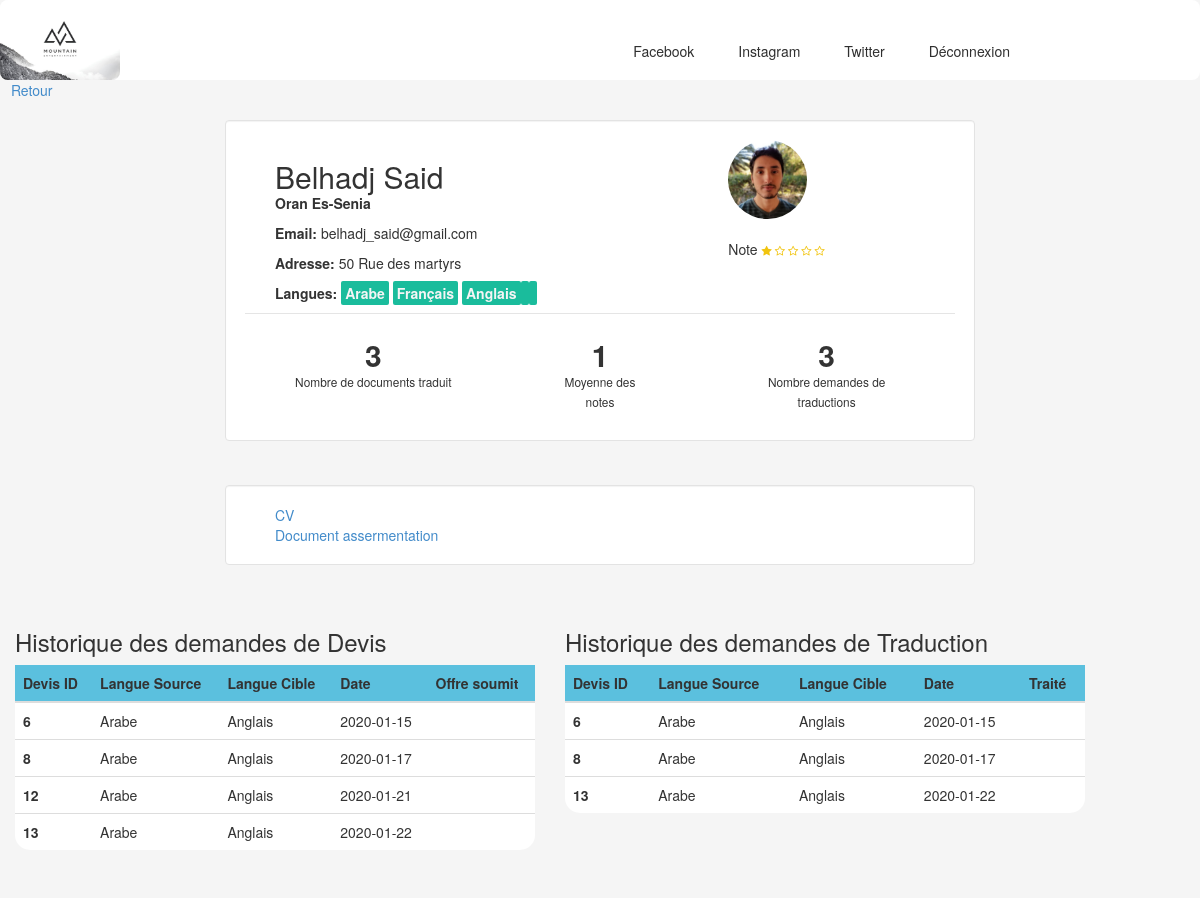
The app's page /admin.php?p=traducteurProfile&id=1 (signed in) with its own data.
### tables this page shows
CREATE TABLE `traducteur` (
  `id` int(11) NOT NULL,
  `email` varchar(255) NOT NULL,
  `password` varchar(255) NOT NULL,
  `firstname` varchar(255) DEFAULT NULL,
  `lastname` varchar(255) DEFAULT NULL,
  `tel` varchar(10) DEFAULT NULL,
  `fax` varchar(10) DEFAULT NULL,
  `wilaya` varchar(255) DEFAULT NULL,
  `commune` varchar(255) DEFAULT NULL,
  `adress` varchar(255) DEFAULT NULL,
  `langue1` varchar(255) DEFAULT NULL,
  `langue2` varchar(255) DEFAULT NULL,
  `langue3` varchar(255) DEFAULT NULL,
  `langue4` varchar(255) DEFAULT NULL,
  `langue5` varchar(255) DEFAULT NULL,
  `assermente` tinyint(1) DEFAULT 0,
  `idbloquer` int(11) DEFAULT NULL
);

CREATE TABLE `devis` (
  `id` int(11) NOT NULL,
  `client_id` int(11) NOT NULL,
  `nom` varchar(255) DEFAULT NULL,
  `prenom` varchar(255) DEFAULT NULL,
  `email` varchar(255) DEFAULT NULL,
  `tel` varchar(10) DEFAULT NULL,
  `adresse` varchar(255) DEFAULT NULL,
  `langue_s` varchar(255) NOT NULL,
  `langue_d` varchar(255) NOT NULL,
  `traduction_type` int(11) NOT NULL,
  `comment` text DEFAULT NULL,
  `assermente` tinyint(1) NOT NULL DEFAULT 0,
  `file_path` varchar(255) DEFAULT NULL,
  `date` date NOT NULL DEFAULT current_timestamp()
);

### controller/admin/controller.php (called while the page is built, shortened)
<?php
class  Controller {
  public function render($vue,$data=[],$error=[])
  {
    require 'view/admin/'.$vue.'.php';
    require 'view/admin/template/index.php';
    exit(0);
  }
}

### controller/admin/Admincontroleur.php (called while the page is built, shortened)
<?php
class Admincontroleur extends controller {
    public function traducteurProfile($id)
	{
        $i = 0;
        $traducteur = new traducteur();
        $traduction = new traduction();
        $demandeTraduction = new demandeTraduction();
        $type_traduction = new type_traduction();
        $devis = new devis();
        $offre = new offre();
        $data['nbdemande'] = $demandeTraduction->listec(array("traducteur_id" => $id));
        if(!$data['nbdemande']) $data['nbdemande'] = 0;
        else $data['nbdemande'] = count($data['nbdemande']);
        $data['moynote'] = intval($traduction->moyNotes($id)['moynote']);
        $data['infos'] = $traducteur->listec(array("id" => $id))[0];
        $data['traductions'] = $traduction->listec(array("traducteur_id" => $id));
        if(!$data['traductions']) $data['nb_traduction'] = 0;
        else $data['nb_traduction'] = count($data['traductions']);
        if($data['traductions'])
        {
            foreach ($data['traductions'] as $traduction) {
                $data['traductions'][$i]['devis'] = $devis->listec(array("id" => $traduction['devis_id']))[0];
                $data['traductions'][$i]['prix'] = $offre->listec(array("devis_id" => $traduction['devis_id'],"traducteur_id" => $id))[0]['prix'];
                $typeId = $data['traductions'][$i]['devis']['traduction_type'];
                $data['traductions'][$i]['type'] = $type_traduction->listec(array("id" => $typeId))[0]['description'];
                $i++;
            }
        }
        $data2 = $this->historiqueTraducteur($id);
        $data = array_merge($data,$data2);
        $this->render('traducteurProfile',$data);
    }
    private function historiqueTraducteur($id)
    {
       $devis = new devis();
       $offre = new offre();
       $client = new client();
       $traduction = new traduction();
       $demandeTraduction = new demandeTraduction();
       $devisTraducteur = new devisTraducteur();
       $signalement = new signalementTraducteur();
       $signalementClient = new signalementClient();
          $i=0;
          $listDevis = false;
          $listDevisTrad = $devisTraducteur->listec(array("traducteur_id" => $id));
          if($listDevisTrad)
          {
            foreach ($listDevisTrad as $devisTrad)
            {
              $devisInfo = $devis->listec(array("id" => $devisTrad['devis_id']));
              $clientInfo = $client->listec(array("id" => $devisInfo[0]['client_id']));
              $offreInfo = $offre->listec(array("devis_id" => $devisTrad['devis_id'],"traducteur_id" => $id));
              $demandeTradInfo = $demandeTraduction->listec(array("devis_id" => $devisTrad['devis_id'],"traducteur_id" => $id));
              $traductionInfo = $traduction->listec(array("devis_id" => $devisTrad['devis_id'],"traducteur_id" => $id));
              $signalementInfo = $signalement->listec(array("devis_id" => $devisTrad['devis_id'],"traducteur_id" => $id));
              $signalementClientInfo = $signalementClient->listec(array("devis_id" => $devisTrad['devis_id'],"traducteur_id" => $id));
              $listDevis[$i] = $devisInfo[0];
              $listDevis[$i]['client'] = $clientInfo[0];
              $listDevis[$i]['offre'] = $offreInfo[0];
              $listDevis[$i]['demandeTrad'] = $demandeTradInfo[0];
              $listDevis[$i]['traduction'] = $traductionInfo[0];
              $listDevis[$i]['signalement'] = $signalementInfo[0];
              $listDevis[$i]['signalementClient'] = $signalementClientInfo[0];
              $i++;
            }
          }
          $data['listDevis'] = $listDevis;
          return $data;
    }
}

### core/DataBase/database.php (called while the page is built, shortened)
<?php
class dataBase{
	private $db_name;
    private $db_host;
    private $db_user;
    private $db_pass;
    private $pdo;
    public function __construct($db_name="TDW",$db_host='localhost',$db_user='root',$db_pass='')
    {
    	$this->db_name=$db_name;
    	$this->db_host=$db_host;
    	$this->db_user=$db_user;
    	$this->db_pass=$db_pass;
    	$this->pdo=$this->getPdo();
    }
    private function getPdo()
    {
    	if(is_null($this->pdo))
    	{
    		$this->pdo=new PDO('mysql:dbname='.$this->db_name.';localhost='.$this->db_host.'',''.$this->db_user.'',''.$this->db_pass.'');
    		$this->pdo->setAttribute(PDO::ATTR_ERRMODE,PDO::ERRMODE_EXCEPTION);
    	}
    	return $this->pdo;
    }
    public function prepare($statement,$argument)
    {
    	$query=$this->pdo->prepare($statement);
    	$query->execute($argument);
        if(strpos($statement,'UPDATE')!==0   AND strpos ($statement,'INSERT')!==0 AND strpos($statement,'DELETE')!==0)
        {
            $result=$query->fetchAll(PDO::FETCH_ASSOC);
             if(!empty($result))
             {
                return $result;
             }
             return false;
        }
    }
}

### core/model/table.php (called while the page is built, shortened)
<?php
class table
{
    protected $table = "";
    protected $db = "";
    public function select($array=[])
    {
        $sql_parts=[];
        $arguments=[];
        $i = 0;
        foreach($array as $k=>$v)
        {
            $sql_parts[$i]= $k.'=?';
            $arguments[$i]=$v;
            $i++;
        }
        $a = implode(" and ",$sql_parts);
        $statement = 'SELECT * from '.$this->table.' WHERE ' .$a;
        return ($this->db->prepare($statement,$arguments));
    }
}

### model/traducteur.php (called while the page is built, shortened)
<?php
class traducteur extends \core\model\table{
	public function __construct(){
		$db = new database();
		$this->db = $db;
	}
	public function listec($array=[])
	{
		$data = $this->select($array);
		return $data;
	}
 }

### Autoloader.php (called while the page is built, shortened)
<?php
class Autoloader
{
	static function Autoload($class_name,$name = '')
	{
		$class_name = str_replace('\\', '/', $class_name);
	}
}

### model/devis.php (called while the page is built, shortened)
<?php
class devis extends \core\model\table{
	public function __construct(){
		$db = new database();
		$this->db = $db;
    }
    public function listec($array=[])
	  {
		  $data = $this->select($array);
		  return $data;
    }
}

### view/admin/traducteurProfile.php (the view, shortened to what this page needs)
<link href="view/css/profiles.css" rel="stylesheet">
<link href="view/forms/form2.css" rel="stylesheet">
 <a href="javascript:history.back()"><i class="glyphicon glyphicon-arrow-left"></i>Retour</a>
<div class="container">
        <div class="row">
            <div class="col-lg-offset-2 col-lg-8">
             <div class="well profile">
                <div class="col-sm-12">
                    <div class="col-xs-12 col-sm-8">
                        <h2 style="margin-bottom: 0;" >
                            <?php echo $data['infos']['lastname']." ".$data['infos']['firstname']; ?>
                        </h2>
                        <p><strong>
                            <?php echo $data['infos']['wilaya']." ".$data['infos']['commune'];?>
                            </strong></p>
                        <p><strong>Email: </strong>
                        <?php echo $data['infos']['email']?>
                        </p>
                        <p><strong>Adresse: </strong>
                        <?php echo $data['infos']['adress'];?>									</p>
                        <p><strong>Langues: </strong>
                        <?php if(isset($data['infos']['langue1'])) ?><span class="tags"><?php echo $data['infos']['langue1'];?></span>
                        <?php if(isset($data['infos']['langue2'])) ?><span class="tags"><?php echo $data['infos']['langue2'];?></span>
                        <?php if(isset($data['infos']['langue3'])) ?><span class="tags"><?php echo $data['infos']['langue3'];?></span>
                        <?php if(isset($data['infos']['langue4'])) ?><span class="tags"><?php echo $data['infos']['langue4'];?></span>
                        <?php if(isset($data['infos']['langue5'])) ?><span class="tags"><?php echo $data['infos']['langue5'];?></span>
                        </p>
                    </div>
                    <div class="col-sm-4">
                        <img src="Traducteurs/1/profile_picture.jpg" alt="" class="img-circle img-responsive" style="width:40%">
                        <figure>
                            <?php $etoile_vide = 5 - $data['moynote'];?>
                            <figcaption class="ratings">
                                <p>Note
                                <?php for($j=0;$j<$data['moynote'];$j++) { ?>
                                    <a href="#">
                                    <span class="fa fa-star"></span>
                                    </a>
                                <?php }?>
                                <?php for($j=0;$j<$etoile_vide;$j++) { ?>
                                    <a href="#">
                                    <span class="fa fa-star-o"></span>
                                    </a>
                                <?php }?>
                                </p>
                            </figcaption>
                        </figure>
                    </div>
                </div>
                <div class="col-xs-12 divider text-center">
                    <div class="col-xs-12 col-sm-4 emphasis">
                        <h2><strong><?php echo $data['nb_traduction']?></strong></h2>
                        <p><small>Nombre de documents traduit</small></p>
                    </div>
                    <div class="col-xs-12 col-sm-4 emphasis">
                        <h2><strong><?php echo $data['moynote']?></strong></h2>
                        <p><small>Moyenne des<br>notes</small></p>
                    </div>
                    <div class="col-xs-12 col-sm-4 emphasis">
                        <h2><strong><?php echo $data['nbdemande']?></strong></h2>
                        <p><small>Nombre demandes de <br>traductions</small></p>
                    </div>
                </div>
             </div>
            </div>
        </div>
    </div>
<div class="container">
        <div class="row">
            <div class="col-lg-offset-2 col-lg-8">
             <div class="well profile">
                <div class="col-sm-12">
                    <div class="col-xs-12 col-sm-8">
                        <a target="_blank" href="Traducteurs/<?php echo $data['infos']['id'];?>/CV.pdf">CV</a>
                    </div>
                    <div class="col-xs-12 col-sm-8">
                        <a  target="_blank" href="Traducteurs/<?php echo $data['infos']['id'];?>/assermente.pdf">Document assermentation</a>
                    </div>
                </div>
             </div>
            </div>
        </div>
    </div>
<div class="col-md-11">
			<br>
<div class="row">
<div class="col-xs-6 col-md-6">
			<h3>Historique des demandes de Devis</h6>
			<div class="ttable">
			<table class="table">
			<thead  style ="background-color:#5BC0DE;"class="entet">
			<tr>
			<th scope="col">Devis ID</th>
			<th scope="col">Langue Source</th>
			<th scope="col">Langue Cible</th>
			<th scope="col">Date</th>
			<th scope="col">Offre soumit</th>
			</tr>
		</thead>
		<tbody id="devis_table" >
			<?php
		if($data['listDevis'])
		{
			foreach ($data['listDevis'] as $devis)
			{
			?>
			<tr style="cursor: pointer ; " class="lien" >
				<th scope="row"><?php echo $devis['id'] ?></th>
				<td><?php echo $devis['langue_s'] ?></td>
				<td><?php echo $devis['langue_d'] ?></td>
				<td><?php echo $devis['date'] ?></td>
				<?php
						if($devis['offre'])
						{
					?>
							<td><i class="glyphicon glyphicon-ok" style="color:green"></i></td>
					<?php
						}
						else
						{
						?>
							<td><i class="glyphicon glyphicon-remove" style="color:red"></i></td>
						<?php
						}
					?>
			</tr>
			<?php
			}
		}
			?>
		</tbody>
		</table>
		</div>
	</div>
<div class="col-xs-6 col-md-6">
<h3>Historique des demandes de Traduction</h6>
			<div class="ttable">
			<table class="table">
			<thead  style ="background-color:#5BC0DE;"class="entet">
			<tr>
			<th scope="col">Devis ID</th>
			<th scope="col">Langue Source</th>
			<th scope="col">Langue Cible</th>
			<th scope="col">Date</th>
			<th scope="col">Traité</th>
			</tr>
		</thead>
		<tbody id="demande_table">
			<?php
		if($data['listDevis'] != false)
		{
			foreach ($data['listDevis'] as $devis)
			{
				if($devis['demandeTrad'])
				{
					?>
					<tr style="cursor: pointer ; " class="lien" >
						<th scope="row"><?php echo $devis['id'] ?></th>
						<td><?php echo $devis['langue_s'] ?></td>
						<td><?php echo $devis['langue_d'] ?></td>
						<td><?php echo $devis['date'] ?></td>
					<?php
						if($devis['traduction'])
						{
					?>
							<td><i class="glyphicon glyphicon-ok" style="color:green"></i></td>
					<?php
						}
						else
						{
						?>
							<td><i class="glyphicon glyphicon-remove" style="color:red"></i></td>
						<?php
						}
					?>
					</tr>
					<?php
				}
			}
		}
			?>
		</tbody>
		</table>
		</div>
	</div>
	</div>

### records on screen
traducteur: lastname "Belhadj", firstname "Said", wilaya "Oran", commune "Es-Senia", email "belhadj_said@gmail.com", adress "50 Rue des martyrs", langue1 "Arabe", langue2 "Français", langue3 "Anglais"
devis: id "6", langue_s "Arabe", langue_d "Anglais", date "2020-01-15"
devis: id "8", langue_s "Arabe", langue_d "Anglais", date "2020-01-17"
devis: id "12", langue_s "Arabe", langue_d "Anglais", date "2020-01-21"
devis: id "13", langue_s "Arabe", langue_d "Anglais", date "2020-01-22"

### other values on screen
$data['nb_traduction'] "3"
$data['moynote'] "1"
$data['nbdemande'] "3"
